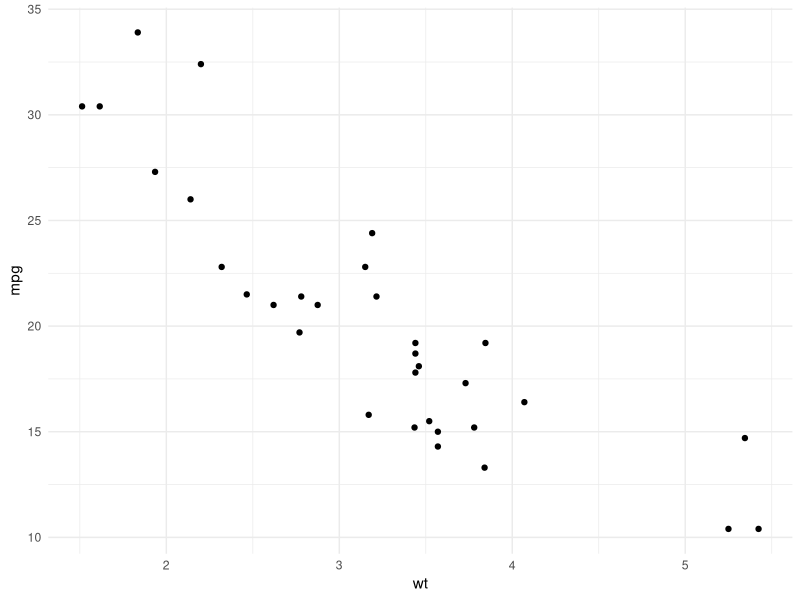
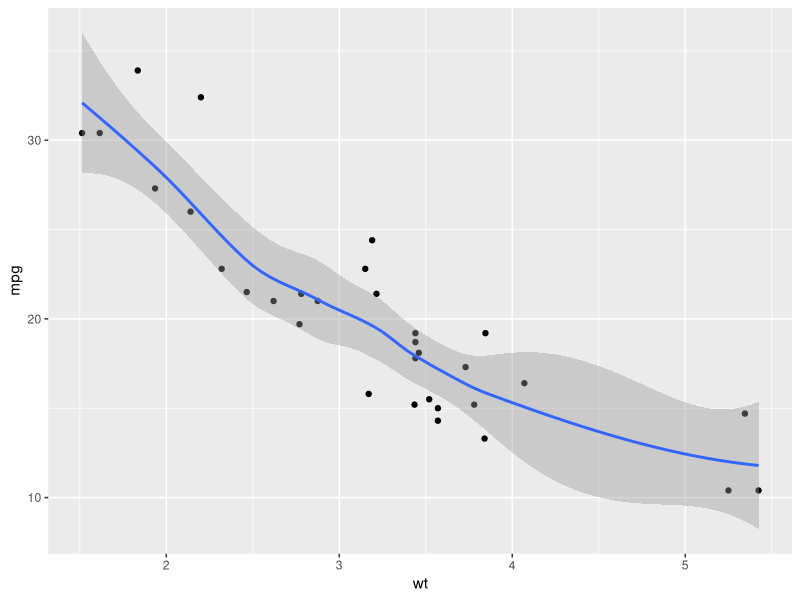
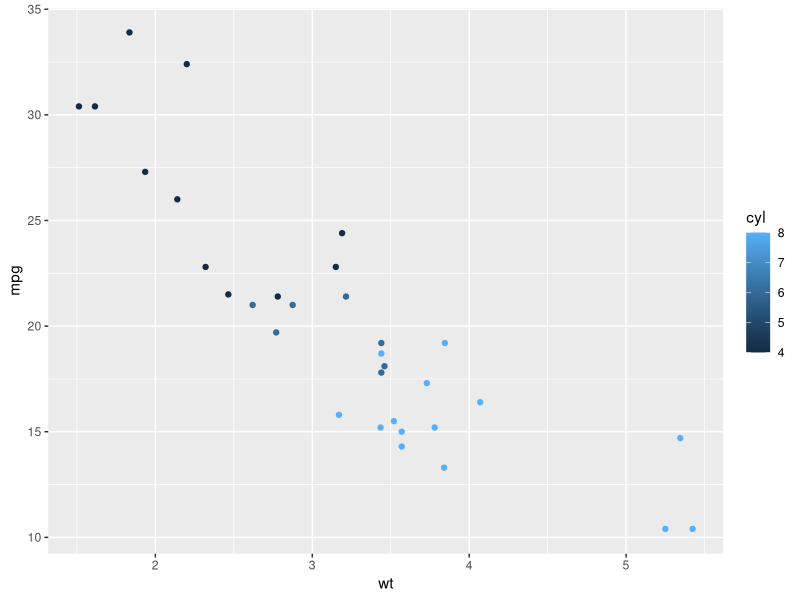
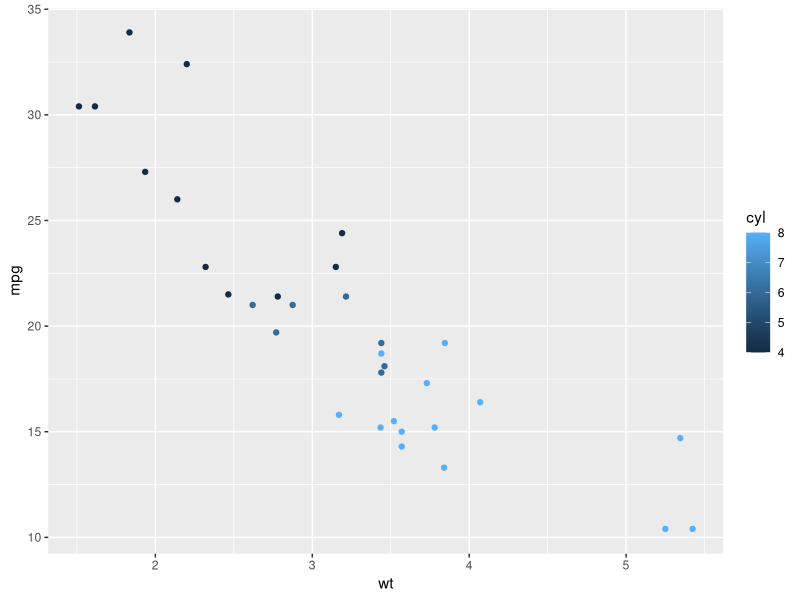
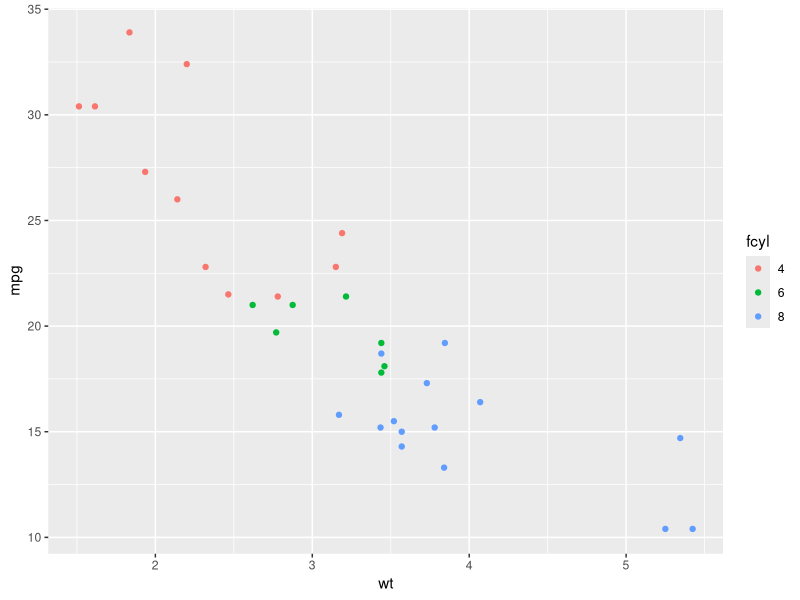
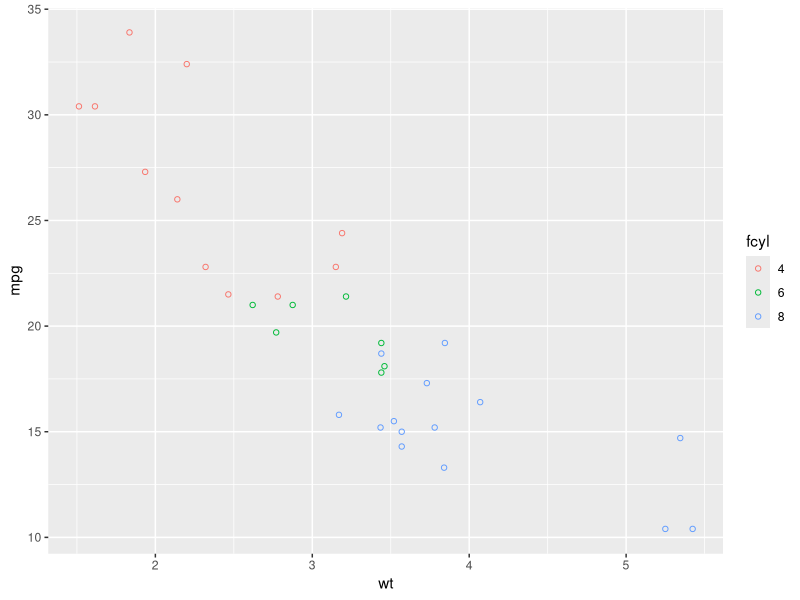
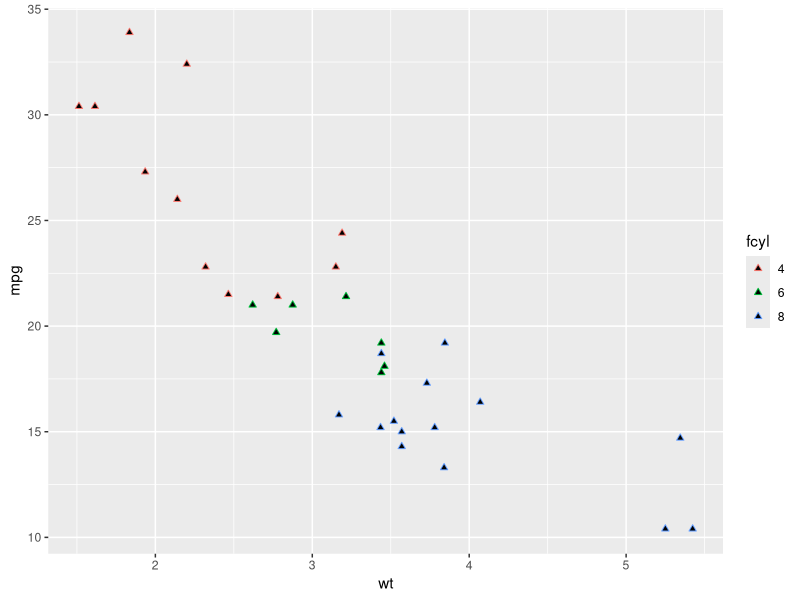
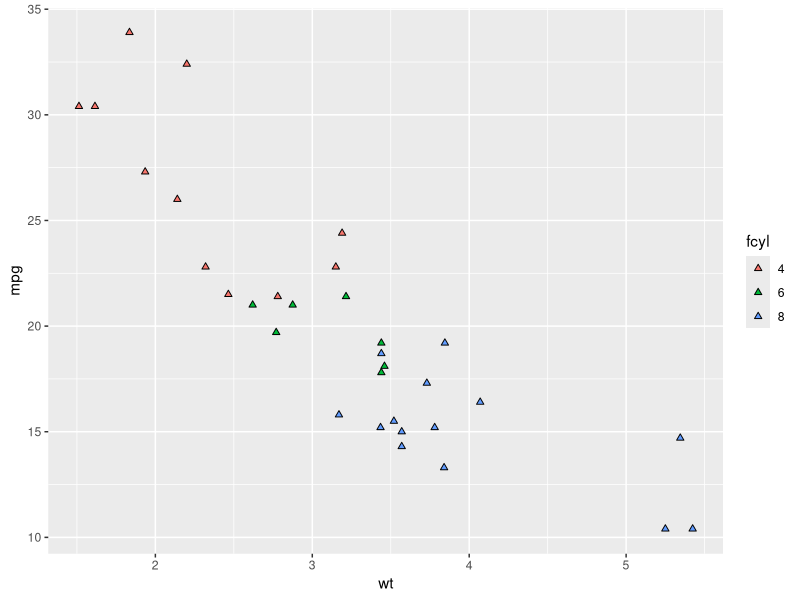

R code for these plots, in order: (Note: this script raises an error after producing the figures.)
## ---- chunk 1
# import packages
library(tidyverse) #ggplot2 is part of the tidyverse
## ---- chunk 2
# Using mtcars dataset
str(mtcars)
## ---- chunk 3
# Basic scatter plot with 1 geom
ggplot(data = mtcars, mapping = aes(x = wt, y = mpg)) +       # mapping mpg to y
  geom_point() +           # add geom layer 
  theme_minimal()

## ---- chunk 4
# Basic scatter plot with 2 geoms
ggplot(mtcars,               
       aes(x = wt,           
           y = mpg)) +       
  geom_point() +
  geom_smooth()
## ---- chunk 5



## ---- chunk 6




## ---- chunk 7






## ---- chunk 8
# base layer
ggplot(mtcars,               
       aes(x = wt,           
           y = mpg,
           color = cyl)) +       
  geom_point()  
## ---- chunk 9
# geom layer
ggplot(mtcars,               
       aes(x = wt,           
           y = mpg)) +       
  geom_point(aes(color = cyl)) 
## ---- chunk 10
# Convert cyl from numeric to factor
mtcars$fcyl <- as.factor(mtcars$cyl)
## ---- chunk 11
ggplot(mtcars,               
       aes(x = wt,           
           y = mpg,
           color = fcyl)) +       
  geom_point() 
## ---- chunk 12
# Color refers to the outline of the shape.
mtcars$fcarb <- factor(mtcars$carb)

ggplot(mtcars,               
       aes(x = wt,           
           y = mpg,
           color = fcyl)) +       
  geom_point(shape = 1) # shape is being used as an attribute (will effect all markers the homogeneously)
## ---- chunk 13
# An exception is point markers. Instead of fill, use color to change the inside color

ggplot(mtcars,               
       aes(x = wt,           
           y = mpg,
           color = fcyl)) +       
  geom_point(shape = 24, fill = "black") 
## ---- chunk 14
# Fill refers to the inside color
ggplot(mtcars,               
       aes(x = wt,           
           y = mpg,
           fill = fcyl)) +       
  geom_point(shape = 24) 
## ---- chunk 15
# Some shapes allow color and fill
ggplot(mtcars,               
       aes(x = wt,           
           y = mpg,
           fill = fcyl)) +       
  geom_point(shape = 21, color  = 'white', size = 12) 
## ---- chunk 16




## ---- chunk 17
# The default shape for geom_point() is 19 (solid circle)
# All available shapes can be found using ?points

# Map fcyl to shape

ggplot(mtcars,               
       aes(x = wt,           
           y = mpg,
           shape = fcyl)) +       
  geom_point() 

## ---- chunk 18
# change shape and color by fcyl (although this is redundant information)
ggplot(mtcars,               
       aes(x = wt,           
           y = mpg,
           color = fcyl)) +       
  geom_point(aes(shape = fcyl)) 
## ---- chunk 19





## ---- chunk 20
# to change marker size overall, use size argument as attribute
ggplot(mtcars,               
       aes(x = wt,           
           y = mpg,
           fill = fcyl)) +       
  geom_point(shape = 21, color  = 'white', size = 2) 
## ---- chunk 21
# To change marker size dependent on variable info, place inside aesthetics mapping. 
ggplot(mtcars,               
       aes(x = wt,           
           y = mpg,
           size = fcyl)) +       
  geom_point() 
## ---- chunk 22
# inside aesthetics mapping, transparency will be determined by variable
ggplot(mtcars,               
       aes(x = wt,           
           y = mpg,
           alpha = fcyl)) +       
  geom_point()
## ---- chunk 23
# as attribute, all markers will be made the same transparency
ggplot(income, aes(age, income, color = fedu)) +       
  geom_point(alpha = .6) 
## ---- chunk 24
# in aesthetic layer
ggplot(mtcars,               
       aes(x = wt,           
           y = mpg,
           linetype = fcyl)) +       
  geom_line()                   # Note change in geom layer
## ---- chunk 25
# as an attribute
ggplot(mtcars,               
       aes(x = wt,           
           y = mpg )) +       
  geom_line(linetype = 'dashed')
## ---- chunk 26
ggplot(mtcars,               
       aes(x = wt,           
           y = mpg,
           label = fcyl)) +  
  geom_point() + 
  geom_text()                 # Note change in geom layer
## ---- chunk 27





## ---- chunk 28
ggplot(mtcars,               
       aes(x = wt,           
           y = mpg,
           color = fcyl)) +  # aesthetic     
  geom_point() +
  geom_smooth(color = 'pink', fill = 'white') # attribute
## ---- chunk 29
# using HEX 

ggplot(mtcars,               
       aes(x = wt,           
           y = mpg,
           color = fcyl)) +  # aesthetic     
  geom_point() +
  geom_smooth(color = '#2A9D8F', fill = '#FFFFFF') # attribute
## ---- chunk 30
# using HEX assigned to a variable

my_color = '#2A9D8F'
my_fill = '#FFFFFF'

ggplot(mtcars,               
       aes(x = wt,           
           y = mpg,
           color = fcyl)) +  # aesthetic     
  geom_point() +
  geom_smooth(color = my_color, fill = my_fill) # attribute
## ---- chunk 31
ggplot(mtcars,               
       aes(x = wt,           
           y = mpg,
           color = fcyl)) +  # aesthetic     
  geom_point(size = 10) +  # attribute
  geom_smooth(color = my_color, fill = my_fill) # attribute
## ---- chunk 32
ggplot(mtcars,               
       aes(x = wt,           
           y = mpg,
           color = fcyl)) +  # aesthetic     
  geom_point(size = 10, alpha = 0.4) +  # attribute
  geom_smooth(color = my_color, fill = my_fill) # attribute
## ---- chunk 33
ggplot(mtcars,               
       aes(x = wt,           
           y = mpg,
           color = fcyl)) +  # aesthetic     
  geom_point(size = 10, alpha = 0.4) +  # attribute
  geom_smooth(color = my_color, fill = my_fill, linetype = 'dashed') # attribute
## ---- chunk 34
ggplot(mtcars,               
       aes(x = wt,           
           y = mpg,
           color = fcyl)) +  # aesthetic     
  geom_point(size = 10, alpha = 0.4) +  # attribute
  geom_smooth(color = my_color, fill = my_fill, linetype = 'dashed') +  # attribute
  geom_text(label = rownames(mtcars), size = 3) # attribute
## ---- chunk 35
# labeling titles, y-axis, x-axis
ggplot(mtcars,               
       aes(x = wt,           
           y = mpg,
           color = fcyl)) +  # aesthetic     
  geom_point(size = 10, alpha = 0.4) +  # attribute
  geom_smooth(color = my_color, fill = my_fill, linetype = 'dashed') +  # attribute
  geom_text(label = rownames(mtcars), size = 3) + # attribute
  labs(
    title = 'MTCARS',
    subtitle = 'DS2003',
    caption = 'making charts is fun') +
  ylab('Miles per Gallon (MPG)') +
  xlab('Weight (Tons)')
    
  
## ---- chunk 36
# labeling legend, using tag
ggplot(mtcars,               
       aes(x = wt,           
           y = mpg,
           color = fcyl)) +  # aesthetic     
  geom_point(size = 10, alpha = 0.4) +  # attribute
  geom_smooth(color = my_color, fill = my_fill, linetype = 'dashed') +  # attribute
  geom_text(label = rownames(mtcars), size = 3) + # attribute
  labs(
    title = 'MTCARS',
    subtitle = 'DS2003',
    caption = 'making charts is fun') +
  ylab('Miles per Gallon (MPG)') +
  xlab('Weight (Tons)') +
  labs(color = 'Cylinders', tag = 'A')

## to remove a label set it equal to NULL
## ---- chunk 37
# position = 'identity' is default
ggplot(iris,     # new dataset               
       aes(x = Sepal.Length,           
           y = Sepal.Width,
           color = Species)) +       
  geom_point(position = 'identity') # in practice, don't need to specify default 

## ---- chunk 38
# Jitter
ggplot(iris,     # new dataset               
       aes(x = Sepal.Length,           
           y = Sepal.Width,
           color = Species)) +       
  geom_point(position = 'jitter') 

# adds noise to x & y axis so all data points can be seen (no overlap)
## ---- chunk 39
# All position arguments can also be used as functions. Helps with consistency across graphs

preset_jitter <- position_jitter(0.1, seed = 123) # how much noise

ggplot(iris,     # new dataset               
       aes(x = Sepal.Length,           
           y = Sepal.Width,
           color = Species)) +       
  geom_point(position = preset_jitter) 
## ---- chunk 40
ggplot(iris,     # new dataset               
       aes(Sepal.Length,
           fill = Species)) +       
  geom_bar() 
## ---- chunk 41
ggplot(iris,     # new dataset               
       aes(Sepal.Length,
           fill = Species)) +       
  geom_bar(position = 'dodge') 
## ---- chunk 42
# others are position_jitterdodge(), position_nudge(), and position_stack()/position_fill()
## ---- chunk 43
# Includes the scales seen above. 

# x-axis limits
ggplot(iris,                   
       aes(x = Sepal.Length,           
           y = Sepal.Width,
           color = Species)) +       
  geom_point(position = preset_jitter) + 
  xlim(5, 7)

## ---- chunk 44
# Reverse axis
ggplot(iris,                   
       aes(x = Sepal.Length,           
           y = Sepal.Width,
           color = Species)) +       
  geom_point(position = preset_jitter) + 
  xlim(7, 5)
## ---- chunk 45
# y-axis limits
ggplot(iris,                   
       aes(x = Sepal.Length,           
           y = Sepal.Width,
           color = Species)) +       
  geom_point(position = preset_jitter) + 
  ylim(2.5, 4)


## ---- chunk 46
# color scales
ggplot(iris,                   
       aes(x = Sepal.Length,           
           y = Sepal.Width,
           color = Species)) +       
  geom_point(position = preset_jitter) + 
  scale_colour_brewer()

# so many color scales
## ---- chunk 47
# Bar Graphs
# geom_bar()

ggplot(mtcars, aes(fcyl)) +
  geom_bar() # counts the number of cases at each x position
## ---- chunk 48
# Calculate Descriptive Statistics
# this is using dpylr

mtcars %>%
  select(fcyl, wt) %>%
  gather(key, value, -fcyl) %>%
  group_by(fcyl) %>%
  summarise(avg = mean(value),
            sd = sd(value)) -> mtcars_summary_long
## ---- chunk 49
# Bar Graphs
# geom_col()
ggplot(mtcars_summary_long, aes(fcyl, avg)) +
  geom_col() + # plots actual values
  geom_errorbar(aes(ymin = avg - sd,
                    ymax = avg + sd),
                width = 0.1,
                color = 'orange')
## ---- chunk 50
#Bar Graph
# stat_count() - similar to geom_bar()
ggplot(mtcars, aes(fcyl)) +
  stat_count()
## ---- chunk 51




## ---- chunk 52
#boxplot
ggplot(mtcars, aes(fcyl, mpg)) +
  geom_boxplot()
## ---- chunk 53
# violin plot
ggplot(mtcars, aes(fcyl, mpg)) +
  geom_violin(scale = 'count', draw_quantiles = c(.25, .5, .75)) +
  geom_jitter(height = 0, width = 0.1)
## ---- chunk 54
# density plots & reference lines
ggplot(mtcars, aes(mpg)) +
  geom_density() +
  geom_vline(xintercept = mean(mtcars$mpg))
## ---- chunk 55
# dotplot
ggplot(mtcars, aes(mpg)) +
  geom_dotplot(binwidth = 1, aes(fill = fcyl)) +
  scale_color_hue()
## ---- chunk 56
# geom layers from 2 different data sets
cars_summary <- mtcars %>%
  group_by(fcyl) %>%
  summarise_all(mean)
cars_summary

## ---- chunk 57
ggplot(mtcars, aes(x = mpg, y = wt, color = fcyl)) +
  geom_point(shape = 1) +
  geom_point(data = cars_summary, size = 5)
  
## ---- chunk 58
ggplot(mtcars, aes(mpg, wt, color = hp)) +
  geom_point() +
  facet_wrap(vars(fcyl))
## ---- chunk 59
ggplot(mtcars, aes(mpg, wt, color = hp)) +
  geom_point() +
  facet_grid(vars(fcyl), vars(gear))
## ---- chunk 60
# Minimal
ggplot(mtcars, aes(mpg, wt, color = hp)) +
  geom_point() +
  theme_minimal()
## ---- chunk 61
# Classic
ggplot(mtcars, aes(mpg, wt, color = hp)) +
  geom_point() +
  theme_classic()
## ---- chunk 62
# Light

ggplot(mtcars, aes(mpg, wt, color = hp)) +
  geom_point() +
  theme_light()
## ---- chunk 63
# There are a lot of themes built in to ggplot and plenty you can import
